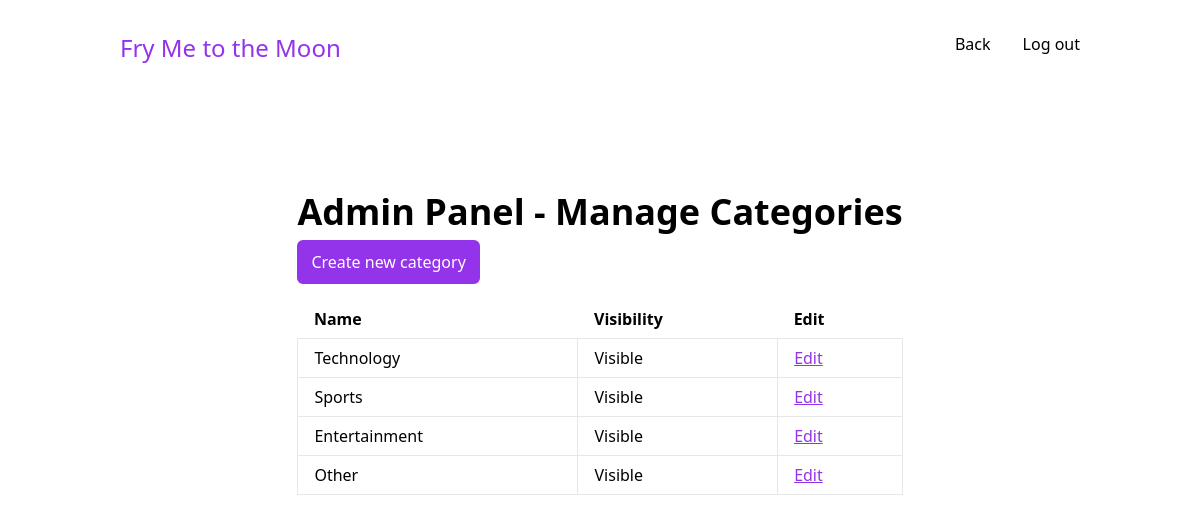
/admin/categories/index.php (signed in), run on the app's committed database.
### tables this page shows
CREATE TABLE `categories`(
    `id` INT NOT NULL AUTO_INCREMENT PRIMARY KEY,
    `name` VARCHAR(33) NOT NULL,
    `visible` BOOLEAN NOT NULL DEFAULT TRUE
);

### admin/categories/index.php (the view, shortened to what this page needs)
<?php
require_once('../../lib/utils/conn.php');
$query =  "SELECT * FROM categories";
$res = mysqli_query($conn, $query) or die("Query failed: " . mysqli_error($conn));
?>
<html>
<head>
    <link href="../../lib/css/output.css" rel="stylesheet" />
</head>
<body>
    <nav class="container flex justify-between px-8 py-8 mx-auto bg-white">
        <div>
            <h3 class="text-purple-600 h3">Fry Me to the Moon</h3>
        </div>
        <div class="flex space-x-8">
            <a href="../">Back</a>
            <a href="../../auth/log-out.php">Log out</a>
        </div>
    </nav>
    <div class="grid place-items-center">
        <div class="flex flex-col gap-2 mt-24 min-w-[50%] max-w-6xl">
            <h1 class="h1">Admin Panel - Manage Categories</h1>
            <a href="create" class="mb-2 w-fit button">Create new category</a>
            <table class="table-auto">
                <thead class="text-left">
                    <tr>
                        <th class="px-4 py-2">Name</th>
                        <th class="px-4 py-2">Visibility</th>
                        <th class="px-4 py-2">Edit</th>
                    </tr>
                </thead>
                <tbody>
                    <?php
                    while ($row = mysqli_fetch_array($res)) {
                        $name = $row['name'];
                        $visible = $row['visible'] ? "Visible" : "Hidden";
                        $id = $row['id'];
                        echo "<tr>
                        <td class='px-4 py-2 border'>$name</td>
                        <td class='px-4 py-2 border'>$visible</td>
                        <td class='px-4 py-2 border'><a class='link' href='edit?id=$id'>Edit</a></td>
                        </tr>";
                    }
                    ?>
                </tbody>
            </table>
        </div>
    </div>
</body>
</html>

### data on the page
categories: name "Technology", visible "Visible"
categories: name "Sports", visible "Visible"
categories: name "Entertainment", visible "Visible"
categories: name "Other", visible "Visible"
